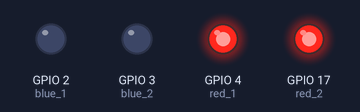
This program was run on a simulated Raspberry Pi (BCM pin numbers). Shown: output pins drawn as LEDs (lit = HIGH).

Above: at 0.2 s.
At 1.7 s:
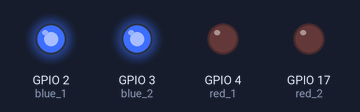
Timing chart, 0 to 3.0 s (numbered marks = the images above):
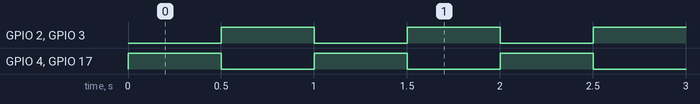

The program:

raspberry_trial_traffic.py
```python
import RPi.GPIO as GPIO
import time

red_2 = 17
red_1 = 4
blue_2 = 3
blue_1 = 2

def init():
    GPIO.setmode(GPIO.BCM)
    GPIO.setup(red_1, GPIO.OUT)
    GPIO.setup(red_2, GPIO.OUT)
    GPIO.setup(blue_1, GPIO.OUT)
    GPIO.setup(blue_2, GPIO.OUT)

def loop():
    while True:
        try:
            GPIO.output(blue_1, GPIO.LOW)
            GPIO.output(blue_2, GPIO.LOW)
            GPIO.output(red_1, GPIO.HIGH)
            GPIO.output(red_2, GPIO.HIGH)
            time.sleep(.5)
            GPIO.output(red_1, GPIO.LOW)
            GPIO.output(red_2, GPIO.LOW)
            GPIO.output(blue_1, GPIO.HIGH)
            GPIO.output(blue_2, GPIO.HIGH)
            time.sleep(.5)
        except KeyboardInterrupt:
            GPIO.cleanup()

init()
loop()
```

Measured:
- by itself, GPIO 2 (blue_1), GPIO 3 (blue_2), GPIO 4 (red_1), GPIO 17 (red_2): alternates HIGH for 0.50 s and LOW for 0.50 s
